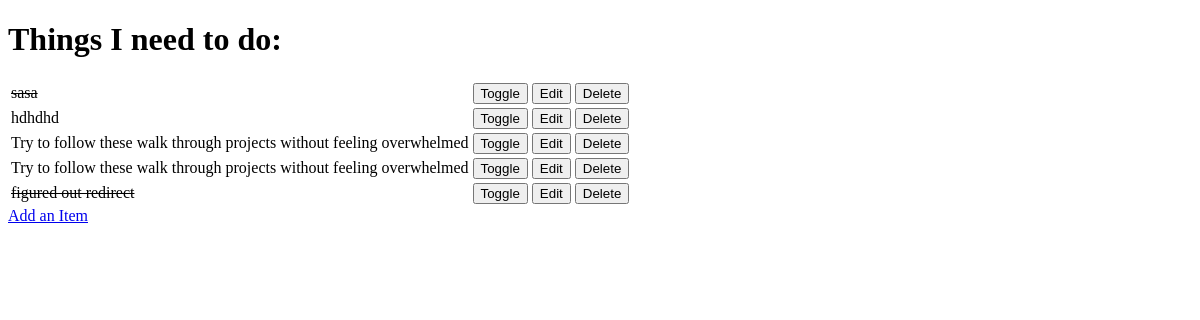
Before: / with the older database file.
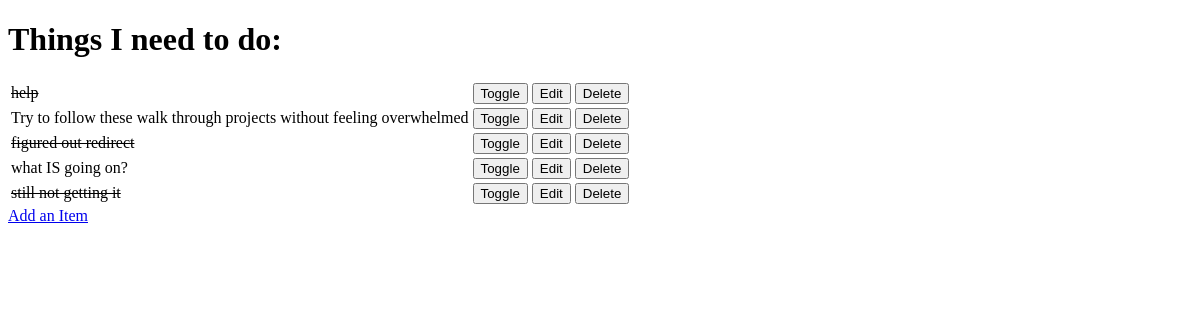
After: the same page with the newer database file.
### todo/models.py (models this page shows, shortened)
class Item(models.Model):
    name = models.CharField(max_length=50, null=False, blank=False)
    done = models.BooleanField(null=False, blank=False, default=False)

### todo/views.py (the view)
# urls.py: path('', views.get_todo_list, name='get_todo_list'),
def get_todo_list(request):
    items = Item.objects.all()
    context = {
        'items': items
    }
    return render(request, 'todo/todo_list.html', context)

### todo/templates/todo/todo_list.html (shortened to what this page needs)
<!DOCTYPE html>
<html lang="en">
<head>
</head>
<body>
    <h1>Things I need to do:</h1>
    <table>
    {% for item in items %}
    <tr>
        {% if item.done %}
            <td><strike>{{ item.name }}</strike></td>
        {% else %}
            <td>{{ item.name }}</td>
        {% endif %}
        <td>
            <a href="/toggle/{{ item.id }}">
                <button>Toggle</button>
            </a>
        </td>
        <td>
            <a href="/edit/{{ item.id }}">
                <button>Edit</button>
            </a>
        </td>
        <td>
            <a href="/delete/{{ item.id }}">
                <button>Delete</button>
            </a>
        </td>
    </tr>
    {% empty %}
    <tr><td>You have nothing to do.</td></tr>
    {% endfor %}
    </table>
    <a href="/add">Add an Item</a>
</body>
</html>

Changed rows visible on the page:
removed Item: name "sasa"
removed Item: name "hdhdhd"
changed Item: done False → True (drawn); name "Try to follow these walk through projects without feeling overwhelmed" → "help"
added Item: name "what IS going on?"
added Item: name "still not getting it"
